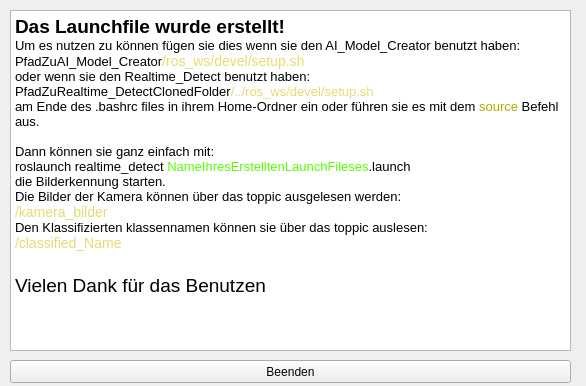
<?xml version="1.0" encoding="UTF-8"?>

<!--
AI_Model_Creator; an easy to use AI cumputer vision model creator.
Copyright (C) 2020  Jonas Mayer

This program is free software: you can redistribute it and/or modify
it under the terms of the GNU General Public License as published by    
the Free Software Foundation, either version 3 of the License, or
(at your option) any later version.

This program is distributed in the hope that it will be useful,
but WITHOUT ANY WARRANTY; without even the implied warranty of
MERCHANTABILITY or FITNESS FOR A PARTICULAR PURPOSE.  See the
GNU General Public License for more details.

You should have received a copy of the GNU General Public License
along with this program.  If not, see <https://www.gnu.org/licenses/>.
You can contact me by mail: bysuxaxofficial@gmail.com
-->

<ui version="4.0">
 <class>MainWindow</class>
 <widget class="QMainWindow" name="MainWindow">
  <property name="geometry">
   <rect>
    <x>0</x>
    <y>0</y>
    <width>586</width>
    <height>386</height>
   </rect>
  </property>
  <property name="windowTitle">
   <string>MainWindow</string>
  </property>
  <widget class="QWidget" name="centralwidget">
   <widget class="QTextBrowser" name="textBrowser">
    <property name="geometry">
     <rect>
      <x>10</x>
      <y>10</y>
      <width>561</width>
      <height>341</height>
     </rect>
    </property>
    <property name="html">
     <string>&lt;!DOCTYPE HTML PUBLIC &quot;-//W3C//DTD HTML 4.0//EN&quot; &quot;http://www.w3.org/TR/REC-html40/strict.dtd&quot;&gt;
&lt;html&gt;&lt;head&gt;&lt;meta name=&quot;qrichtext&quot; content=&quot;1&quot; /&gt;&lt;style type=&quot;text/css&quot;&gt;
p, li { white-space: pre-wrap; }
&lt;/style&gt;&lt;/head&gt;&lt;body style=&quot; font-family:'Sans Serif'; font-size:9pt; font-weight:400; font-style:normal;&quot;&gt;
&lt;p style=&quot; margin-top:0px; margin-bottom:0px; margin-left:0px; margin-right:0px; -qt-block-indent:0; text-indent:0px;&quot;&gt;&lt;span style=&quot; font-size:14pt; font-weight:600;&quot;&gt;Das Launchfile wurde erstellt!&lt;/span&gt;&lt;/p&gt;
&lt;p style=&quot; margin-top:0px; margin-bottom:0px; margin-left:0px; margin-right:0px; -qt-block-indent:0; text-indent:0px;&quot;&gt;&lt;span style=&quot; font-size:10pt;&quot;&gt;Um es nutzen zu können fügen sie dies &lt;/span&gt;&lt;span style=&quot; font-family:'Droid Sans Mono,monospace,monospace,Droid Sans Fallback'; font-size:10pt; color:#000000;&quot;&gt;wenn sie den AI_Model_Creator benutzt haben&lt;/span&gt;&lt;span style=&quot; font-size:10pt;&quot;&gt;:&lt;/span&gt;&lt;/p&gt;
&lt;p style=&quot; margin-top:0px; margin-bottom:0px; margin-left:0px; margin-right:0px; -qt-block-indent:0; text-indent:0px;&quot;&gt;&lt;span style=&quot; font-size:10pt;&quot;&gt;PfadZuAI_Model_Creator&lt;/span&gt;&lt;span style=&quot; font-family:'Droid Sans Mono,monospace,monospace,Droid Sans Fallback'; font-size:14px; color:#e6db74;&quot;&gt;/ros_ws/devel/setup.sh&lt;/span&gt;&lt;/p&gt;
&lt;p style=&quot; margin-top:0px; margin-bottom:0px; margin-left:0px; margin-right:0px; -qt-block-indent:0; text-indent:0px;&quot;&gt;&lt;span style=&quot; font-family:'Droid Sans Mono,monospace,monospace,Droid Sans Fallback'; font-size:10pt; color:#000000;&quot;&gt;oder wenn sie den &lt;/span&gt;&lt;span style=&quot; font-size:10pt;&quot;&gt;Realtime_Detect&lt;/span&gt;&lt;span style=&quot; font-family:'Droid Sans Mono,monospace,monospace,Droid Sans Fallback'; font-size:10pt; color:#000000;&quot;&gt; benutzt haben: &lt;/span&gt;&lt;/p&gt;
&lt;p style=&quot; margin-top:0px; margin-bottom:0px; margin-left:0px; margin-right:0px; -qt-block-indent:0; text-indent:0px;&quot;&gt;&lt;span style=&quot; font-size:10pt;&quot;&gt;PfadZuRealtime_DetectClonedFolder&lt;/span&gt;&lt;span style=&quot; font-family:'Droid Sans Mono,monospace,monospace,Droid Sans Fallback'; font-size:10pt; color:#e6db74;&quot;&gt;/../ros_ws/devel/setup.sh &lt;/span&gt;&lt;/p&gt;
&lt;p style=&quot; margin-top:0px; margin-bottom:0px; margin-left:0px; margin-right:0px; -qt-block-indent:0; text-indent:0px;&quot;&gt;&lt;span style=&quot; font-family:'Droid Sans Mono,monospace,monospace,Droid Sans Fallback'; font-size:10pt; color:#000000;&quot;&gt;am Ende des .bashrc files in ihrem Home-Ordner ein oder führen sie es mit dem &lt;/span&gt;&lt;span style=&quot; font-family:'Droid Sans Mono,monospace,monospace,Droid Sans Fallback'; font-size:10pt; color:#adad00;&quot;&gt;source &lt;/span&gt;&lt;span style=&quot; font-family:'Droid Sans Mono,monospace,monospace,Droid Sans Fallback'; font-size:10pt; color:#000000;&quot;&gt;Befehl aus.&lt;/span&gt;&lt;/p&gt;
&lt;p style=&quot;-qt-paragraph-type:empty; margin-top:0px; margin-bottom:0px; margin-left:0px; margin-right:0px; -qt-block-indent:0; text-indent:0px; font-family:'Droid Sans Mono,monospace,monospace,Droid Sans Fallback'; font-size:10pt; color:#000000;&quot;&gt;&lt;br /&gt;&lt;/p&gt;
&lt;p style=&quot; margin-top:0px; margin-bottom:0px; margin-left:0px; margin-right:0px; -qt-block-indent:0; text-indent:0px;&quot;&gt;&lt;span style=&quot; font-family:'Droid Sans Mono,monospace,monospace,Droid Sans Fallback'; font-size:10pt; color:#000000;&quot;&gt;Dann können sie ganz einfach mit:&lt;/span&gt;&lt;/p&gt;
&lt;p style=&quot; margin-top:0px; margin-bottom:0px; margin-left:0px; margin-right:0px; -qt-block-indent:0; text-indent:0px;&quot;&gt;&lt;span style=&quot; font-family:'Droid Sans Mono,monospace,monospace,Droid Sans Fallback'; font-size:10pt; color:#000000;&quot;&gt;roslaunch realtime_detect &lt;/span&gt;&lt;span style=&quot; font-family:'Droid Sans Mono,monospace,monospace,Droid Sans Fallback'; font-size:10pt; color:#55ff00;&quot;&gt;NameIhresErstelltenLaunchFileses&lt;/span&gt;&lt;span style=&quot; font-family:'Droid Sans Mono,monospace,monospace,Droid Sans Fallback'; font-size:10pt; color:#000000;&quot;&gt;.launch&lt;/span&gt;&lt;/p&gt;
&lt;p style=&quot; margin-top:0px; margin-bottom:0px; margin-left:0px; margin-right:0px; -qt-block-indent:0; text-indent:0px;&quot;&gt;&lt;span style=&quot; font-family:'Droid Sans Mono,monospace,monospace,Droid Sans Fallback'; font-size:10pt; color:#000000;&quot;&gt;die Bilderkennung starten.&lt;/span&gt;&lt;/p&gt;
&lt;p style=&quot; margin-top:0px; margin-bottom:0px; margin-left:0px; margin-right:0px; -qt-block-indent:0; text-indent:0px;&quot;&gt;&lt;span style=&quot; font-family:'Droid Sans Mono,monospace,monospace,Droid Sans Fallback'; font-size:10pt; color:#000000;&quot;&gt;Die Bilder der Kamera können über das toppic ausgelesen werden:&lt;/span&gt;&lt;/p&gt;
&lt;p style=&quot; margin-top:0px; margin-bottom:0px; margin-left:0px; margin-right:0px; -qt-block-indent:0; text-indent:0px;&quot;&gt;&lt;span style=&quot; font-family:'Droid Sans Mono,monospace,monospace,Droid Sans Fallback'; font-size:14px; color:#e6db74;&quot;&gt;/kamera_bilder&lt;/span&gt;&lt;/p&gt;
&lt;p style=&quot; margin-top:0px; margin-bottom:0px; margin-left:0px; margin-right:0px; -qt-block-indent:0; text-indent:0px;&quot;&gt;&lt;span style=&quot; font-family:'Droid Sans Mono,monospace,monospace,Droid Sans Fallback'; font-size:10pt; color:#000000;&quot;&gt;Den Klassifizierten klassennamen können sie über das toppic auslesen:&lt;/span&gt;&lt;/p&gt;
&lt;p style=&quot; margin-top:0px; margin-bottom:0px; margin-left:0px; margin-right:0px; -qt-block-indent:0; text-indent:0px;&quot;&gt;&lt;span style=&quot; font-family:'Droid Sans Mono,monospace,monospace,Droid Sans Fallback'; font-size:14px; color:#e6db74;&quot;&gt;/classified_Name &lt;/span&gt;&lt;/p&gt;
&lt;p style=&quot;-qt-paragraph-type:empty; margin-top:0px; margin-bottom:0px; margin-left:0px; margin-right:0px; -qt-block-indent:0; text-indent:0px; font-size:14pt;&quot;&gt;&lt;br /&gt;&lt;/p&gt;
&lt;p style=&quot; margin-top:0px; margin-bottom:0px; margin-left:0px; margin-right:0px; -qt-block-indent:0; text-indent:0px;&quot;&gt;&lt;span style=&quot; font-size:14pt;&quot;&gt;Vielen Dank für das Benutzen&lt;/span&gt;&lt;/p&gt;&lt;/body&gt;&lt;/html&gt;</string>
    </property>
   </widget>
   <widget class="QPushButton" name="pushButton">
    <property name="geometry">
     <rect>
      <x>10</x>
      <y>360</y>
      <width>561</width>
      <height>23</height>
     </rect>
    </property>
    <property name="text">
     <string>Beenden</string>
    </property>
   </widget>
  </widget>
 </widget>
 <resources/>
 <connections/>
</ui>
